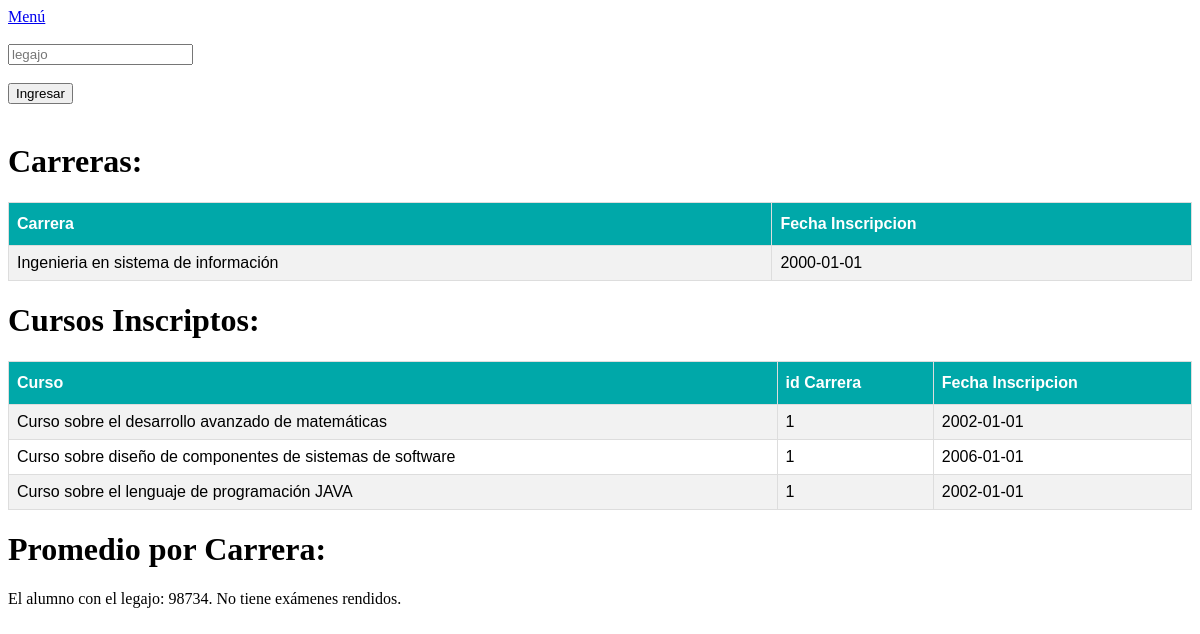
Page /consultas/consultar_historia.php?legajo=98734 on the committed database.
### tables this page shows
CREATE TABLE inscripciones_carrera(
    idalumno 		integer NOT NULL REFERENCES alumno (identificador),
    idcarrera		integer NOT NULL REFERENCES carrera (identificador),
    fechainscripcion	date NOT NULL
);

CREATE TABLE carrera (
    identificador  integer PRIMARY KEY NOT NULL,
    nombre       varchar(40) NOT NULL,
    descripcion      varchar(250),
    fechadesde		date NOT NULL,
    fechahasta 	date
);

### dibujarFilas.php (the view)
<?php
function dibujarFilas($result) {
  while ($row=mysqli_fetch_row($result))
  {
    echo "<tr>";
    foreach($row as $key => $value){
      echo "<td>".$value."</td>";
    }
    echo "</tr>";
  }
}
?>

### css/style.css (style rules this page uses)
#tablaDatos td, #tablaDatos th { border: 1px solid #ddd; padding: 8px; }
#tablaDatos tr:nth-child(even) { background-color: #f2f2f2; }

### rows in the picture
inscripciones_carrera: idcarrera.nombre "Ingenieria en sistema de información", fechainscripcion "2000-01-01"

### other values in the picture
$value "Curso sobre el desarrollo avanzado de matemáticas"
$value "1"
$value "2002-01-01"
$value "Curso sobre diseño de componentes de sistemas de software"
$value "2006-01-01"
$value "Curso sobre el lenguaje de programación JAVA"
$legajo "98734"
